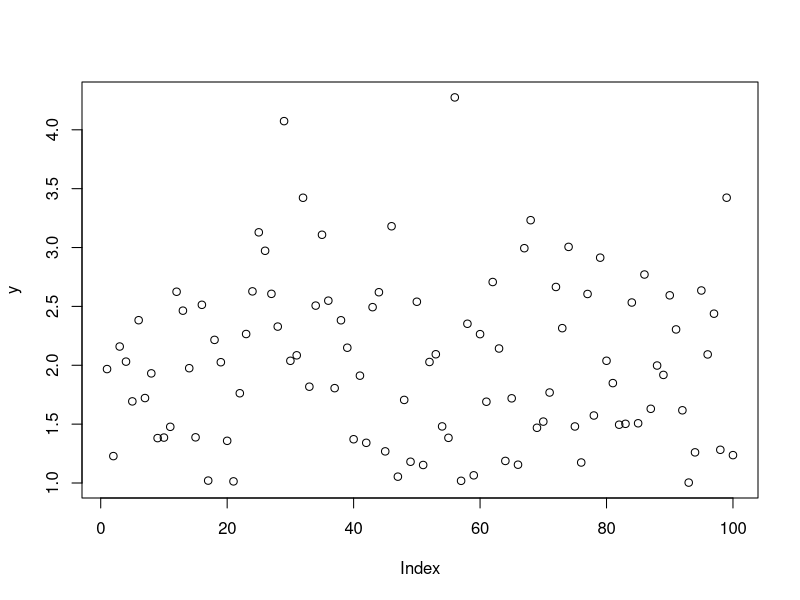

R code for this plot: (Note: this script raises an error after producing the figure.)
# getwd()
# setwd("W203 Week 14")
library(MASS)
N = 100
#creating independent variables
#first, the covariance matrix for our multi-variate normal
# this determines the correlation of our independent variables.
sig = matrix(c(2,.5,.25,.5,1,0,.25,0,1) , nrow=3)
# now the variables:
M = mvrnorm(n = N, mu = rep(1,3), Sigma = sig )
y.cont = 1 + 2* M[,1] - 5 * M[,2] + M[,3] + rnorm(N)
y.bin = as.numeric ( y.cont > 0 )
# include the intercept in your independent variables
X = cbind (1, M )
y = y.cont
# or y = y.bin , depending on the exercise

# Part 1. OLS using a recursive function
reg <- function(y, x) {
  if (as.integer(length(x)) == 1) {
    return(sum(x*y) / sum(x^2))
  } else {
      x = ifelse(length(x) > 1, x[, -length(x)], x[, length(x)])
      return(reg(y, x))
  }
}

pwr = function(x,i){
  # if i==0, return 1
  # if i>0, return x^(i-1) * x
  # if i<0, return x^(i+1) / x
  if (as.integer(i) == 0 ) return( 1)
  else return(
    ifelse( i>0, pwr(x,i-1)* x , pwr(x,i+1) /x ))
}


pwr(10, -3)

# Part 2. OLS using numeric optimization
# Generate heteroskedastic data

x1 <- runif(100)
x2 <- x1*rnorm(100)
y <- 1 + 2*x1 + rnorm(100)*x1*x2

d <- data.frame(y, x1, x2)

plot(y)
scatterplot(x1, y)

# linear model without bootstrap
mod <- lm(y ~ x1 + x2, data = d)
summary(mod)
confint(mod)

# use bootstrap to estimate the model
library(boot)

bootReg <- function (formula, data, i)
{
  d <- data [i,]
  fit <- lm(formula, data = d)
  return(coef(fit))
}

boot.r <- boot(statistic = bootReg, formula = y ~ x1 + x2, data = d, R = 2000)
boot.r
summary(boot.r)
boot.ci(boot.r, type = "bca", index = 1)
boot.ci(boot.r, type = "bca", index = 2)
boot.ci(boot.r, type = "bca", index = 3)

library(sandwich)
library(lmtest)
?sandwich
?coeftest

coeftest(mod)
coeftest(mod, vcov = sandwich)
coeftest(mod, vcov = vcovHC)

# Part 3. Logit

likelihood <- function(X, b) {
  return(1 / (1 + exp(-(X%*%b))))
}

logit <- function(y, X, b) {
  return(
    sum( # sum the logs of likelihood
      log( # take a log of likelihood
        ifelse(y == 1, likelihood(y, X, b), 1 - likelihood(y, X, b)))))
}

loglikelihood <- function(y, X, b) {
  y*log(likelihood(X, b) + (1 - y)*log(1 - likelihood(X, b)))
}
